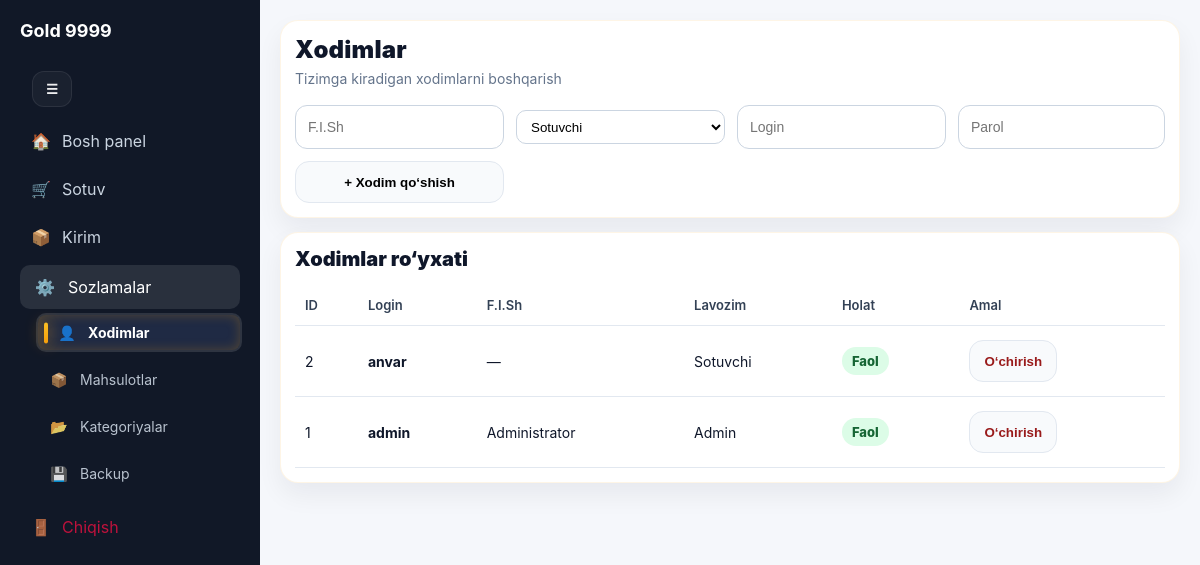
The app's page /settings/xodimlar (signed in), older data.
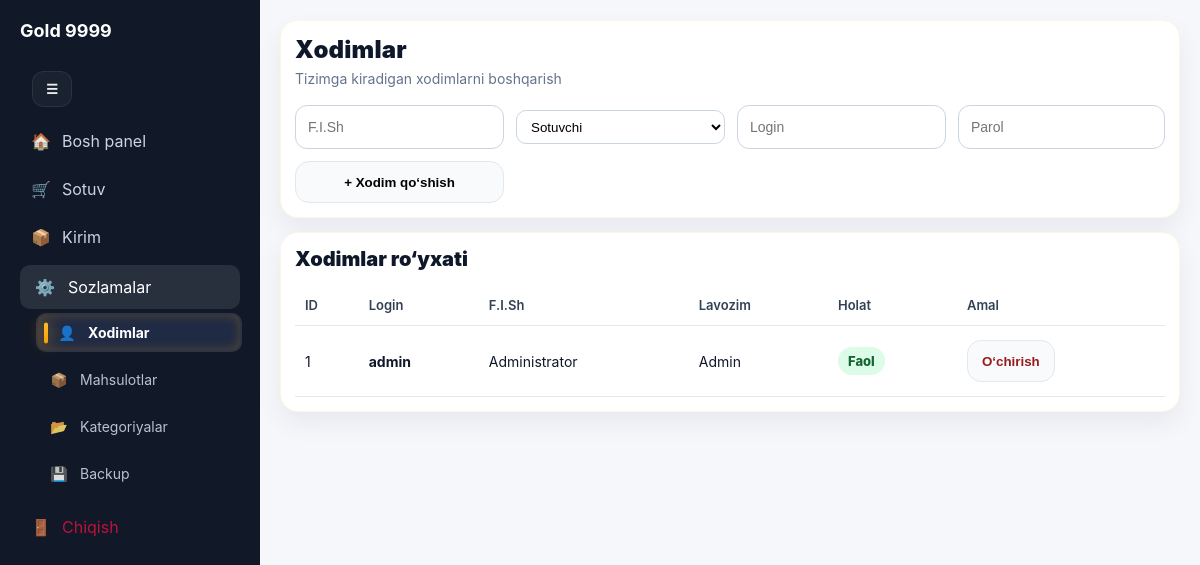
The same page, newer data.
### tables this page shows
CREATE TABLE users(
      id INTEGER PRIMARY KEY AUTOINCREMENT,
      username TEXT UNIQUE NOT NULL,
      password_hash TEXT NOT NULL,
      full_name TEXT,
      role TEXT NOT NULL DEFAULT 'admin', -- admin / agent
      is_active INTEGER NOT NULL DEFAULT 1,
      created_at TEXT NOT NULL DEFAULT CURRENT_TIMESTAMP
    );

### routes/settings.py (the view)
    @app.route("/settings/xodimlar")
    @login_required
    @admin_required
    def settings_agents():
        init_db()
        rows = q("SELECT id, username, full_name, role, is_active FROM users ORDER BY id DESC")
        return render_template("settings_agents.html", rows=rows)

### app.py (called while the page is built)
def init_db() -> None:
    _bootstrap_init_db(BACKUP_DIR)

def q(
    sql: str,
    params: tuple = (),
) -> list[sqlite3.Row]:
    return _db_q(sql, params)

### services/db.py (called while the page is built)
def _require_db_path() -> str:
    if not _db_path:
        raise RuntimeError(
            "Database path sozlanmagan. "
            "configure_db() chaqirilishi kerak."
        )
    return _db_path

def get_db() -> sqlite3.Connection:
    connection = g.get("db")
    if connection is None:
        connection = sqlite3.connect(
            _require_db_path()
        )
        connection.row_factory = sqlite3.Row
        connection.execute(
            "PRAGMA foreign_keys=ON"
        )
        g.db = connection
    return connection

def q1(
    sql: str,
    params: tuple[Any, ...] = (),
) -> sqlite3.Row | None:
    cursor = get_db().execute(
        sql,
        params,
    )
    return cursor.fetchone()

def q(
    sql: str,
    params: tuple[Any, ...] = (),
) -> list[sqlite3.Row]:
    cursor = get_db().execute(
        sql,
        params,
    )
    return cursor.fetchall()

### templates/settings_agents.html (shortened to what this page needs)
{% extends "base.html" %}
{% set title = "Sozlamalar → Xodimlar" %}
{% block content %}
<div class="card xodim-card">
  <div class="xodim-head">
    <div>
      <h2>Xodimlar</h2>
      <p>Tizimga kiradigan xodimlarni boshqarish</p>
    </div>
  </div>
  <form method="post" action="/settings/xodimlar/add" class="xodim-form">
    <input name="full_name" placeholder="F.I.Sh">
    <select name="role" required>
      <option value="agent" selected>Sotuvchi</option>
    </select>
    <input name="username" placeholder="Login" required>
    <input name="password" placeholder="Parol" required>
    <button class="btn xodim-add-btn" type="submit">+ Xodim qo‘shish</button>
  </form>
</div>
<div class="card xodim-card">
  <div class="xodim-section-title">Xodimlar ro‘yxati</div>
  <div class="xodim-table-wrap">
    <table class="xodim-table">
      <thead>
        <tr>
          <th>ID</th>
          <th>Login</th>
          <th>F.I.Sh</th>
          <th>Lavozim</th>
          <th>Holat</th>
          <th>Amal</th>
        </tr>
      </thead>
      <tbody>
        {% for r in rows %}
        <tr>
          <td>{{ r.id }}</td>
          <td><b>{{ r.username }}</b></td>
          <td>{{ r.full_name or '—' }}</td>
          <td>{{ "Admin" if r.role == "admin" else "Sotuvchi" }}</td>
          <td>
            <span class="xodim-status {% if r.is_active==1 %}is-active{% else %}is-off{% endif %}">
              {{ "Faol" if r.is_active==1 else "Nofaol" }}
            </span>
          </td>
          <td>
            <form method="post" action="/settings/xodimlar/toggle/{{ r.id }}" style="margin:0;">
              <button class="btn xodim-toggle {% if r.is_active==1 %}is-danger{% endif %}" type="submit">
                {{ "O‘chirish" if r.is_active==1 else "Faollashtirish" }}
              </button>
            </form>
          </td>
        </tr>
        {% endfor %}
      </tbody>
    </table>
  </div>
</div>
{% endblock %}

Row changes from the older to the newer data that the page shows:
removed users: id "2", username "anvar", full_name "—", role "Sotuvchi", is_active "Faol", is_active "O‘chirish"
